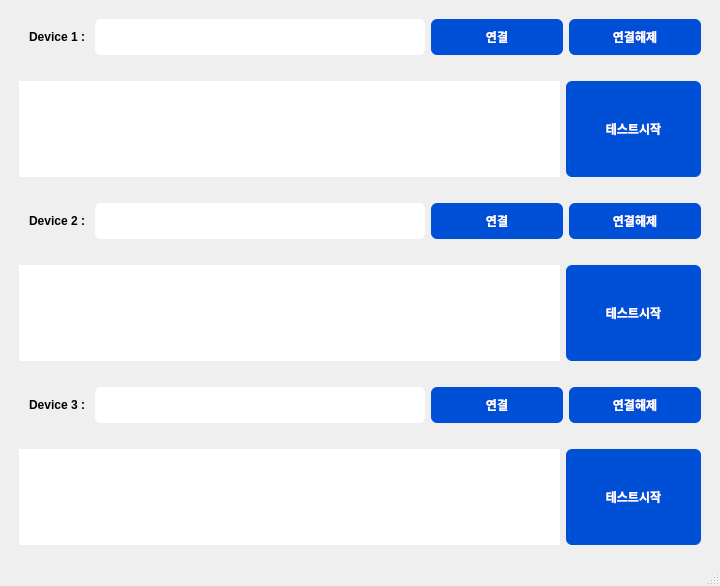
<?xml version="1.0" encoding="UTF-8"?>
<ui version="4.0">
 <class>MainWindow</class>
 <widget class="QMainWindow" name="MainWindow">
  <property name="geometry">
   <rect>
    <x>0</x>
    <y>0</y>
    <width>720</width>
    <height>586</height>
   </rect>
  </property>
  <property name="sizePolicy">
   <sizepolicy hsizetype="Expanding" vsizetype="Expanding">
    <horstretch>1</horstretch>
    <verstretch>1</verstretch>
   </sizepolicy>
  </property>
  <property name="windowTitle">
   <string>MainWindow</string>
  </property>
  <widget class="QWidget" name="centralwidget">
   <layout class="QVBoxLayout" name="verticalLayout" stretch="1,3,1,3,1,3">
    <item>
     <layout class="QHBoxLayout" name="horizontalLayout_2" stretch="1,5,2,2">
      <property name="leftMargin">
       <number>10</number>
      </property>
      <property name="topMargin">
       <number>10</number>
      </property>
      <property name="rightMargin">
       <number>10</number>
      </property>
      <property name="bottomMargin">
       <number>10</number>
      </property>
      <item>
       <widget class="QLabel" name="label">
        <property name="sizePolicy">
         <sizepolicy hsizetype="Expanding" vsizetype="Expanding">
          <horstretch>1</horstretch>
          <verstretch>1</verstretch>
         </sizepolicy>
        </property>
        <property name="font">
         <font>
          <bold>true</bold>
         </font>
        </property>
        <property name="text">
         <string>Device 1 : </string>
        </property>
        <property name="indent">
         <number>10</number>
        </property>
       </widget>
      </item>
      <item>
       <widget class="QLineEdit" name="lineEdit_dev1_ip">
        <property name="sizePolicy">
         <sizepolicy hsizetype="Expanding" vsizetype="Expanding">
          <horstretch>1</horstretch>
          <verstretch>1</verstretch>
         </sizepolicy>
        </property>
        <property name="styleSheet">
         <string notr="true">	border-radius: 6px;</string>
        </property>
        <property name="inputMethodHints">
         <set>Qt::ImhHiddenText</set>
        </property>
       </widget>
      </item>
      <item>
       <widget class="QPushButton" name="pushButton_dev1_connect">
        <property name="sizePolicy">
         <sizepolicy hsizetype="Expanding" vsizetype="Expanding">
          <horstretch>1</horstretch>
          <verstretch>1</verstretch>
         </sizepolicy>
        </property>
        <property name="font">
         <font>
          <bold>true</bold>
         </font>
        </property>
        <property name="styleSheet">
         <string notr="true">QPushButton:Pressed
{
	height: 36px;
	color: #004FD7;
	border-radius: 6px;
	background: #004FD7;
}

QPushButton
{
	height: 36px;
	color: #FFFFFF;
	border-radius: 6px;
	background: #004FD7;
}</string>
        </property>
        <property name="text">
         <string>연결</string>
        </property>
       </widget>
      </item>
      <item>
       <widget class="QPushButton" name="pushButton_dev1_disconnect">
        <property name="sizePolicy">
         <sizepolicy hsizetype="Expanding" vsizetype="Expanding">
          <horstretch>1</horstretch>
          <verstretch>1</verstretch>
         </sizepolicy>
        </property>
        <property name="font">
         <font>
          <bold>true</bold>
         </font>
        </property>
        <property name="styleSheet">
         <string notr="true">QPushButton:Pressed
{
	height: 36px;
	color: #004FD7;
	border-radius: 6px;
	background: #004FD7;
}

QPushButton
{
	height: 36px;
	color: #FFFFFF;
	border-radius: 6px;
	background: #004FD7;
}</string>
        </property>
        <property name="text">
         <string>연결해제</string>
        </property>
       </widget>
      </item>
     </layout>
    </item>
    <item>
     <layout class="QHBoxLayout" name="horizontalLayout" stretch="8,2">
      <property name="leftMargin">
       <number>10</number>
      </property>
      <property name="topMargin">
       <number>10</number>
      </property>
      <property name="rightMargin">
       <number>10</number>
      </property>
      <property name="bottomMargin">
       <number>10</number>
      </property>
      <item>
       <widget class="QTextEdit" name="textEdit_dev1_status">
        <property name="styleSheet">
         <string notr="true">	border-radius: 6px;</string>
        </property>
       </widget>
      </item>
      <item>
       <widget class="QPushButton" name="pushButton_start_1">
        <property name="sizePolicy">
         <sizepolicy hsizetype="Minimum" vsizetype="Expanding">
          <horstretch>1</horstretch>
          <verstretch>1</verstretch>
         </sizepolicy>
        </property>
        <property name="font">
         <font>
          <bold>true</bold>
         </font>
        </property>
        <property name="styleSheet">
         <string notr="true">QPushButton:Pressed
{
	height: 36px;
	color: #004FD7;
	border-radius: 6px;
	background: #004FD7;
}

QPushButton
{
	height: 36px;
	color: #FFFFFF;
	border-radius: 6px;
	background: #004FD7;
}</string>
        </property>
        <property name="text">
         <string>테스트시작</string>
        </property>
       </widget>
      </item>
     </layout>
    </item>
    <item>
     <layout class="QHBoxLayout" name="horizontalLayout_3" stretch="1,5,2,2">
      <property name="leftMargin">
       <number>10</number>
      </property>
      <property name="topMargin">
       <number>10</number>
      </property>
      <property name="rightMargin">
       <number>10</number>
      </property>
      <property name="bottomMargin">
       <number>10</number>
      </property>
      <item>
       <widget class="QLabel" name="label_2">
        <property name="sizePolicy">
         <sizepolicy hsizetype="Expanding" vsizetype="Expanding">
          <horstretch>1</horstretch>
          <verstretch>1</verstretch>
         </sizepolicy>
        </property>
        <property name="font">
         <font>
          <bold>true</bold>
         </font>
        </property>
        <property name="text">
         <string>Device 2 : </string>
        </property>
        <property name="indent">
         <number>10</number>
        </property>
       </widget>
      </item>
      <item>
       <widget class="QLineEdit" name="lineEdit_dev2_ip">
        <property name="sizePolicy">
         <sizepolicy hsizetype="Expanding" vsizetype="Expanding">
          <horstretch>1</horstretch>
          <verstretch>1</verstretch>
         </sizepolicy>
        </property>
        <property name="styleSheet">
         <string notr="true">	border-radius: 6px;</string>
        </property>
       </widget>
      </item>
      <item>
       <widget class="QPushButton" name="pushButton_dev2_connect">
        <property name="sizePolicy">
         <sizepolicy hsizetype="Expanding" vsizetype="Expanding">
          <horstretch>1</horstretch>
          <verstretch>1</verstretch>
         </sizepolicy>
        </property>
        <property name="font">
         <font>
          <bold>true</bold>
         </font>
        </property>
        <property name="styleSheet">
         <string notr="true">QPushButton:Pressed
{
	height: 36px;
	color: #004FD7;
	border-radius: 6px;
	background: #004FD7;
}

QPushButton
{
	height: 36px;
	color: #FFFFFF;
	border-radius: 6px;
	background: #004FD7;
}</string>
        </property>
        <property name="text">
         <string>연결</string>
        </property>
       </widget>
      </item>
      <item>
       <widget class="QPushButton" name="pushButton_dev2_disconnect">
        <property name="sizePolicy">
         <sizepolicy hsizetype="Expanding" vsizetype="Expanding">
          <horstretch>1</horstretch>
          <verstretch>1</verstretch>
         </sizepolicy>
        </property>
        <property name="font">
         <font>
          <bold>true</bold>
         </font>
        </property>
        <property name="styleSheet">
         <string notr="true">QPushButton:Pressed
{
	height: 36px;
	color: #004FD7;
	border-radius: 6px;
	background: #004FD7;
}

QPushButton
{
	height: 36px;
	color: #FFFFFF;
	border-radius: 6px;
	background: #004FD7;
}</string>
        </property>
        <property name="text">
         <string>연결해제</string>
        </property>
       </widget>
      </item>
     </layout>
    </item>
    <item>
     <layout class="QHBoxLayout" name="horizontalLayout_4" stretch="8,2">
      <property name="leftMargin">
       <number>10</number>
      </property>
      <property name="topMargin">
       <number>10</number>
      </property>
      <property name="rightMargin">
       <number>10</number>
      </property>
      <property name="bottomMargin">
       <number>10</number>
      </property>
      <item>
       <widget class="QTextEdit" name="textEdit_dev2_status">
        <property name="styleSheet">
         <string notr="true">	border-radius: 6px;</string>
        </property>
       </widget>
      </item>
      <item>
       <widget class="QPushButton" name="pushButton_start_2">
        <property name="sizePolicy">
         <sizepolicy hsizetype="Expanding" vsizetype="Expanding">
          <horstretch>1</horstretch>
          <verstretch>1</verstretch>
         </sizepolicy>
        </property>
        <property name="font">
         <font>
          <bold>true</bold>
         </font>
        </property>
        <property name="styleSheet">
         <string notr="true">QPushButton:Pressed
{
	height: 36px;
	color: #004FD7;
	border-radius: 6px;
	background: #004FD7;
}

QPushButton
{
	height: 36px;
	color: #FFFFFF;
	border-radius: 6px;
	background: #004FD7;
}</string>
        </property>
        <property name="text">
         <string>테스트시작</string>
        </property>
       </widget>
      </item>
     </layout>
    </item>
    <item>
     <layout class="QHBoxLayout" name="horizontalLayout_5" stretch="1,5,2,2">
      <property name="leftMargin">
       <number>10</number>
      </property>
      <property name="topMargin">
       <number>10</number>
      </property>
      <property name="rightMargin">
       <number>10</number>
      </property>
      <property name="bottomMargin">
       <number>10</number>
      </property>
      <item>
       <widget class="QLabel" name="label_3">
        <property name="sizePolicy">
         <sizepolicy hsizetype="Expanding" vsizetype="Expanding">
          <horstretch>1</horstretch>
          <verstretch>1</verstretch>
         </sizepolicy>
        </property>
        <property name="font">
         <font>
          <bold>true</bold>
         </font>
        </property>
        <property name="text">
         <string>Device 3 : </string>
        </property>
        <property name="indent">
         <number>10</number>
        </property>
       </widget>
      </item>
      <item>
       <widget class="QLineEdit" name="lineEdit_dev3_ip">
        <property name="sizePolicy">
         <sizepolicy hsizetype="Expanding" vsizetype="Expanding">
          <horstretch>1</horstretch>
          <verstretch>1</verstretch>
         </sizepolicy>
        </property>
        <property name="styleSheet">
         <string notr="true">	border-radius: 6px;</string>
        </property>
       </widget>
      </item>
      <item>
       <widget class="QPushButton" name="pushButton_dev3_connect">
        <property name="sizePolicy">
         <sizepolicy hsizetype="Expanding" vsizetype="Expanding">
          <horstretch>1</horstretch>
          <verstretch>1</verstretch>
         </sizepolicy>
        </property>
        <property name="font">
         <font>
          <bold>true</bold>
         </font>
        </property>
        <property name="styleSheet">
         <string notr="true">QPushButton:Pressed
{
	height: 36px;
	color: #004FD7;
	border-radius: 6px;
	background: #004FD7;
}

QPushButton
{
	height: 36px;
	color: #FFFFFF;
	border-radius: 6px;
	background: #004FD7;
}</string>
        </property>
        <property name="text">
         <string>연결</string>
        </property>
       </widget>
      </item>
      <item>
       <widget class="QPushButton" name="pushButton_dev3_disconnect">
        <property name="sizePolicy">
         <sizepolicy hsizetype="Expanding" vsizetype="Expanding">
          <horstretch>1</horstretch>
          <verstretch>1</verstretch>
         </sizepolicy>
        </property>
        <property name="font">
         <font>
          <bold>true</bold>
         </font>
        </property>
        <property name="styleSheet">
         <string notr="true">QPushButton:Pressed
{
	height: 36px;
	color: #004FD7;
	border-radius: 6px;
	background: #004FD7;
}

QPushButton
{
	height: 36px;
	color: #FFFFFF;
	border-radius: 6px;
	background: #004FD7;
}</string>
        </property>
        <property name="text">
         <string>연결해제</string>
        </property>
       </widget>
      </item>
     </layout>
    </item>
    <item>
     <layout class="QHBoxLayout" name="horizontalLayout_6" stretch="8,2">
      <property name="leftMargin">
       <number>10</number>
      </property>
      <property name="topMargin">
       <number>10</number>
      </property>
      <property name="rightMargin">
       <number>10</number>
      </property>
      <property name="bottomMargin">
       <number>10</number>
      </property>
      <item>
       <widget class="QTextEdit" name="textEdit_dev3_status">
        <property name="styleSheet">
         <string notr="true">	border-radius: 6px;</string>
        </property>
       </widget>
      </item>
      <item>
       <widget class="QPushButton" name="pushButton_start_3">
        <property name="sizePolicy">
         <sizepolicy hsizetype="Expanding" vsizetype="Expanding">
          <horstretch>1</horstretch>
          <verstretch>1</verstretch>
         </sizepolicy>
        </property>
        <property name="font">
         <font>
          <bold>true</bold>
         </font>
        </property>
        <property name="styleSheet">
         <string notr="true">QPushButton:Pressed
{
	height: 36px;
	color: #004FD7;
	border-radius: 6px;
	background: #004FD7;
}

QPushButton
{
	height: 36px;
	color: #FFFFFF;
	border-radius: 6px;
	background: #004FD7;
}</string>
        </property>
        <property name="text">
         <string>테스트시작</string>
        </property>
       </widget>
      </item>
     </layout>
    </item>
   </layout>
  </widget>
  <widget class="QStatusBar" name="statusbar"/>
 </widget>
 <resources/>
 <connections/>
</ui>
